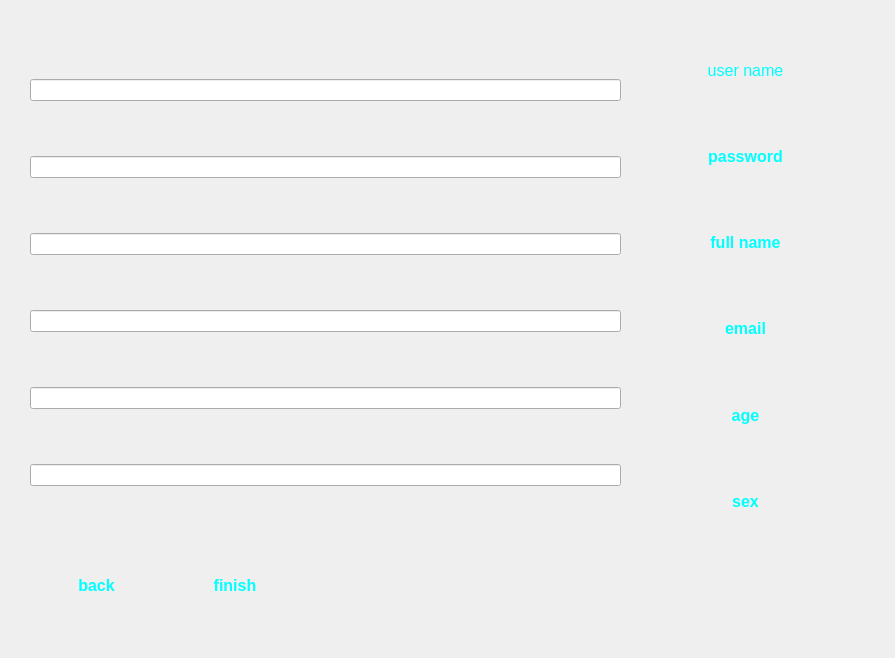
<?xml version="1.0" encoding="UTF-8"?>
<ui version="4.0">
 <class>signUP2</class>
 <widget class="QWidget" name="signUP2">
  <property name="geometry">
   <rect>
    <x>0</x>
    <y>0</y>
    <width>895</width>
    <height>658</height>
   </rect>
  </property>
  <property name="windowTitle">
   <string>Form</string>
  </property>
  <property name="styleSheet">
   <string notr="true">backgroundcolor:black
</string>
  </property>
  <widget class="QWidget" name="verticalLayoutWidget">
   <property name="geometry">
    <rect>
     <x>30</x>
     <y>30</y>
     <width>591</width>
     <height>511</height>
    </rect>
   </property>
   <layout class="QVBoxLayout" name="verticalLayout_3">
    <item>
     <widget class="QLineEdit" name="lineEdit_7"/>
    </item>
    <item>
     <widget class="QLineEdit" name="lineEdit_8"/>
    </item>
    <item>
     <widget class="QLineEdit" name="lineEdit_9"/>
    </item>
    <item>
     <widget class="QLineEdit" name="lineEdit_10"/>
    </item>
    <item>
     <widget class="QLineEdit" name="lineEdit_11"/>
    </item>
    <item>
     <widget class="QLineEdit" name="lineEdit_12"/>
    </item>
   </layout>
  </widget>
  <widget class="QWidget" name="verticalLayoutWidget_2">
   <property name="geometry">
    <rect>
     <x>670</x>
     <y>30</y>
     <width>151</width>
     <height>511</height>
    </rect>
   </property>
   <layout class="QVBoxLayout" name="verticalLayout_4">
    <item>
     <widget class="QLabel" name="label_7">
      <property name="styleSheet">
       <string notr="true">
       color: #00FFFF;
     font-size: 12pt;
       font-family: '%1';
      font-weight: normal;
     background-color: transparent;
      border: none;</string>
      </property>
      <property name="text">
       <string>user name</string>
      </property>
      <property name="alignment">
       <set>Qt::AlignmentFlag::AlignCenter</set>
      </property>
     </widget>
    </item>
    <item>
     <widget class="QLabel" name="label_8">
      <property name="styleSheet">
       <string notr="true">color: #00FFFF;
    font-size: 12pt;
    font-weight: bold;
    font-family: &quot;Segoe UI&quot;, &quot;Arial&quot;;
    background-color: transparent;
    border: none;</string>
      </property>
      <property name="text">
       <string>password</string>
      </property>
      <property name="alignment">
       <set>Qt::AlignmentFlag::AlignCenter</set>
      </property>
     </widget>
    </item>
    <item>
     <widget class="QLabel" name="label_9">
      <property name="styleSheet">
       <string notr="true">color: #00FFFF;
    font-size: 12pt;
    font-weight: bold;
    font-family: &quot;Segoe UI&quot;, &quot;Arial&quot;;
    background-color: transparent;
    border: none;</string>
      </property>
      <property name="text">
       <string>full name</string>
      </property>
      <property name="alignment">
       <set>Qt::AlignmentFlag::AlignCenter</set>
      </property>
     </widget>
    </item>
    <item>
     <widget class="QLabel" name="label_10">
      <property name="styleSheet">
       <string notr="true">color: #00FFFF;
    font-size: 12pt;
    font-weight: bold;
    font-family: &quot;Segoe UI&quot;, &quot;Arial&quot;;
    background-color: transparent;
    border: none;</string>
      </property>
      <property name="text">
       <string>email</string>
      </property>
      <property name="alignment">
       <set>Qt::AlignmentFlag::AlignCenter</set>
      </property>
     </widget>
    </item>
    <item>
     <widget class="QLabel" name="label_11">
      <property name="styleSheet">
       <string notr="true">color: #00FFFF;
    font-size: 12pt;
    font-weight: bold;
    font-family: &quot;Segoe UI&quot;, &quot;Arial&quot;;
    background-color: transparent;
    border: none;</string>
      </property>
      <property name="text">
       <string>age</string>
      </property>
      <property name="alignment">
       <set>Qt::AlignmentFlag::AlignCenter</set>
      </property>
     </widget>
    </item>
    <item>
     <widget class="QLabel" name="label_12">
      <property name="styleSheet">
       <string notr="true">color: #00FFFF;
    font-size: 12pt;
    font-weight: bold;
    font-family: &quot;Segoe UI&quot;, &quot;Arial&quot;;
    background-color: transparent;
    border: none;</string>
      </property>
      <property name="text">
       <string>sex</string>
      </property>
      <property name="alignment">
       <set>Qt::AlignmentFlag::AlignCenter</set>
      </property>
     </widget>
    </item>
   </layout>
  </widget>
  <widget class="QWidget" name="horizontalLayoutWidget">
   <property name="geometry">
    <rect>
     <x>30</x>
     <y>560</y>
     <width>271</width>
     <height>51</height>
    </rect>
   </property>
   <layout class="QHBoxLayout" name="horizontalLayout_5">
    <item>
     <widget class="QPushButton" name="pushButton_3">
      <property name="styleSheet">
       <string notr="true">color: #00FFFF;
    font-size: 12pt;
    font-weight: bold;
    font-family: &quot;Segoe UI&quot;, &quot;Arial&quot;;
    background-color: transparent;
    border: none;</string>
      </property>
      <property name="text">
       <string>back</string>
      </property>
     </widget>
    </item>
    <item>
     <widget class="QPushButton" name="pushButton_4">
      <property name="styleSheet">
       <string notr="true">color: #00FFFF;
    font-size: 12pt;
    font-weight: bold;
    font-family: &quot;Segoe UI&quot;, &quot;Arial&quot;;
    background-color: transparent;
    border: none;</string>
      </property>
      <property name="text">
       <string>finish</string>
      </property>
     </widget>
    </item>
   </layout>
  </widget>
 </widget>
 <resources/>
 <connections/>
</ui>
